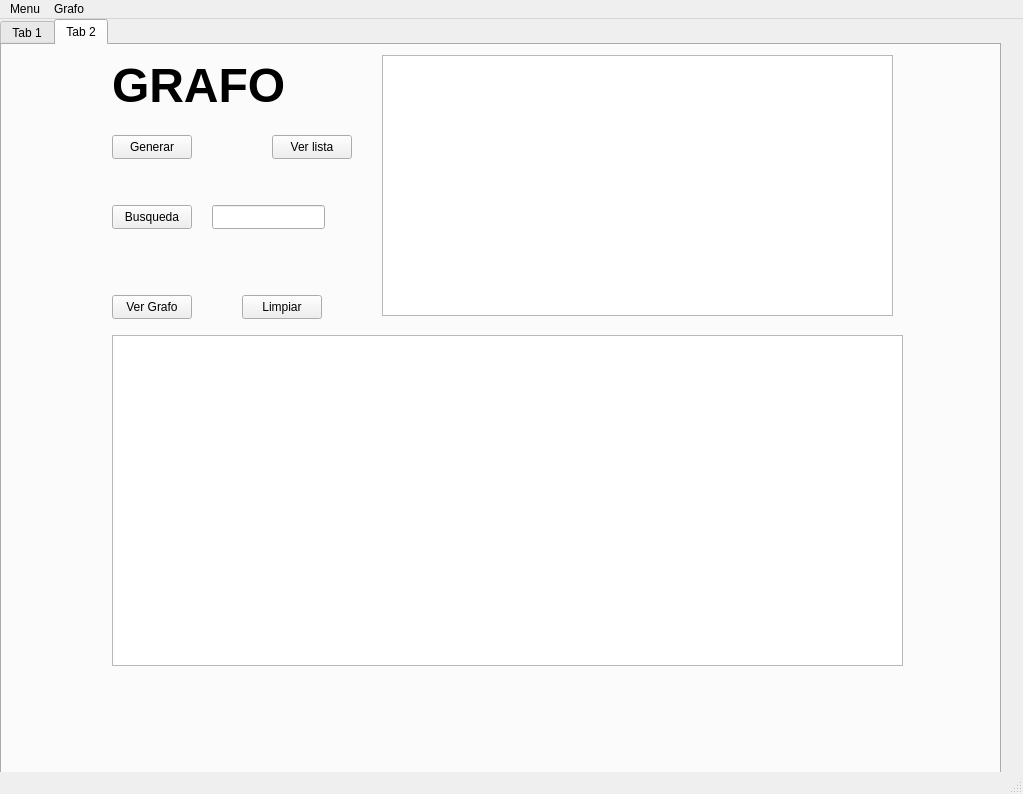
<?xml version="1.0" encoding="UTF-8"?>
<ui version="4.0">
 <class>MainWindow</class>
 <widget class="QMainWindow" name="MainWindow">
  <property name="geometry">
   <rect>
    <x>0</x>
    <y>0</y>
    <width>1023</width>
    <height>794</height>
   </rect>
  </property>
  <property name="windowTitle">
   <string>MainWindow</string>
  </property>
  <widget class="QWidget" name="centralwidget">
   <widget class="QTabWidget" name="tabWidget">
    <property name="geometry">
     <rect>
      <x>0</x>
      <y>0</y>
      <width>1001</width>
      <height>771</height>
     </rect>
    </property>
    <property name="currentIndex">
     <number>1</number>
    </property>
    <widget class="QWidget" name="tab">
     <attribute name="title">
      <string>Tab 1</string>
     </attribute>
     <widget class="QPushButton" name="buscarbtn">
      <property name="geometry">
       <rect>
        <x>880</x>
        <y>100</y>
        <width>80</width>
        <height>24</height>
       </rect>
      </property>
      <property name="text">
       <string>Buscar</string>
      </property>
     </widget>
     <widget class="QPushButton" name="btnUbicacion">
      <property name="geometry">
       <rect>
        <x>30</x>
        <y>350</y>
        <width>80</width>
        <height>24</height>
       </rect>
      </property>
      <property name="text">
       <string>Ubicacion</string>
      </property>
     </widget>
     <widget class="QLineEdit" name="lineEdit">
      <property name="geometry">
       <rect>
        <x>582</x>
        <y>100</y>
        <width>271</width>
        <height>24</height>
       </rect>
      </property>
     </widget>
     <widget class="QPushButton" name="btnLeer">
      <property name="geometry">
       <rect>
        <x>150</x>
        <y>350</y>
        <width>80</width>
        <height>24</height>
       </rect>
      </property>
      <property name="text">
       <string>Leer</string>
      </property>
     </widget>
     <widget class="QPushButton" name="btnMostrar">
      <property name="geometry">
       <rect>
        <x>700</x>
        <y>380</y>
        <width>80</width>
        <height>24</height>
       </rect>
      </property>
      <property name="text">
       <string>Mostrar</string>
      </property>
     </widget>
     <widget class="QPushButton" name="btnFuerza">
      <property name="geometry">
       <rect>
        <x>50</x>
        <y>500</y>
        <width>80</width>
        <height>24</height>
       </rect>
      </property>
      <property name="text">
       <string>Fuerza bruta</string>
      </property>
     </widget>
     <widget class="QPushButton" name="btnOrdenar">
      <property name="geometry">
       <rect>
        <x>370</x>
        <y>350</y>
        <width>131</width>
        <height>24</height>
       </rect>
      </property>
      <property name="text">
       <string>Ordenar ID</string>
      </property>
     </widget>
     <widget class="QPushButton" name="btnCoordenadas">
      <property name="geometry">
       <rect>
        <x>50</x>
        <y>460</y>
        <width>80</width>
        <height>24</height>
       </rect>
      </property>
      <property name="text">
       <string>Coordenadas</string>
      </property>
     </widget>
     <widget class="QFrame" name="frame">
      <property name="geometry">
       <rect>
        <x>30</x>
        <y>100</y>
        <width>467</width>
        <height>221</height>
       </rect>
      </property>
      <property name="frameShape">
       <enum>QFrame::StyledPanel</enum>
      </property>
      <property name="frameShadow">
       <enum>QFrame::Raised</enum>
      </property>
      <layout class="QGridLayout" name="gridLayout">
       <item row="4" column="3" colspan="2">
        <widget class="QLineEdit" name="txtPosY"/>
       </item>
       <item row="2" column="0">
        <widget class="QLabel" name="label_2">
         <property name="styleSheet">
          <string notr="true">color: rgb(0, 0, 0);</string>
         </property>
         <property name="text">
          <string>Posicion X</string>
         </property>
        </widget>
       </item>
       <item row="1" column="3">
        <widget class="QLineEdit" name="txtVoltaje"/>
       </item>
       <item row="1" column="0">
        <widget class="QLineEdit" name="txtId"/>
       </item>
       <item row="7" column="3">
        <widget class="QPushButton" name="btnGuardar">
         <property name="styleSheet">
          <string notr="true">background-color: rgb(255, 255, 255);
color: rgb(0, 0, 0);</string>
         </property>
         <property name="text">
          <string>GUARDAR AL INICIO</string>
         </property>
        </widget>
       </item>
       <item row="6" column="4">
        <widget class="QLineEdit" name="txtBlue"/>
       </item>
       <item row="3" column="0" rowspan="2">
        <widget class="QLineEdit" name="txtPosX"/>
       </item>
       <item row="6" column="1" colspan="2">
        <widget class="QLineEdit" name="txtGreen"/>
       </item>
       <item row="7" column="4">
        <widget class="QPushButton" name="btnGuardarFinal">
         <property name="text">
          <string>GUARDAR AL FINAL</string>
         </property>
        </widget>
       </item>
       <item row="0" column="3">
        <widget class="QLabel" name="label_5">
         <property name="styleSheet">
          <string notr="true">color: rgb(0, 0, 0);</string>
         </property>
         <property name="text">
          <string>Voltaje</string>
         </property>
        </widget>
       </item>
       <item row="5" column="0">
        <widget class="QLabel" name="label_3">
         <property name="styleSheet">
          <string notr="true">color: rgb(0, 0, 0);</string>
         </property>
         <property name="text">
          <string>RED</string>
         </property>
        </widget>
       </item>
       <item row="0" column="0">
        <widget class="QLabel" name="label">
         <property name="styleSheet">
          <string notr="true">color: rgb(0, 0, 0);</string>
         </property>
         <property name="text">
          <string>ID:</string>
         </property>
        </widget>
       </item>
       <item row="5" column="4">
        <widget class="QLabel" name="label_7">
         <property name="styleSheet">
          <string notr="true">color: rgb(0, 0, 0);</string>
         </property>
         <property name="text">
          <string>BLUE</string>
         </property>
        </widget>
       </item>
       <item row="6" column="0">
        <widget class="QLineEdit" name="txtRed"/>
       </item>
       <item row="5" column="1">
        <widget class="QLabel" name="label_4">
         <property name="styleSheet">
          <string notr="true">color: rgb(0, 0, 0);</string>
         </property>
         <property name="text">
          <string>GREEN</string>
         </property>
        </widget>
       </item>
       <item row="2" column="3" rowspan="2" colspan="2">
        <widget class="QLabel" name="label_6">
         <property name="styleSheet">
          <string notr="true">color: rgb(0, 0, 0);</string>
         </property>
         <property name="text">
          <string>Posicion Y</string>
         </property>
        </widget>
       </item>
      </layout>
     </widget>
     <widget class="QPushButton" name="btnEscribir">
      <property name="geometry">
       <rect>
        <x>260</x>
        <y>350</y>
        <width>80</width>
        <height>24</height>
       </rect>
      </property>
      <property name="text">
       <string>Escribir</string>
      </property>
     </widget>
     <widget class="QPushButton" name="btnVer">
      <property name="geometry">
       <rect>
        <x>50</x>
        <y>420</y>
        <width>80</width>
        <height>24</height>
       </rect>
      </property>
      <property name="text">
       <string>Ver</string>
      </property>
     </widget>
     <widget class="QPushButton" name="btnLimpiar">
      <property name="geometry">
       <rect>
        <x>860</x>
        <y>420</y>
        <width>80</width>
        <height>24</height>
       </rect>
      </property>
      <property name="text">
       <string>Limpiar</string>
      </property>
     </widget>
     <widget class="QPushButton" name="btnOrdenarVoltaje">
      <property name="geometry">
       <rect>
        <x>370</x>
        <y>380</y>
        <width>131</width>
        <height>24</height>
       </rect>
      </property>
      <property name="text">
       <string>Ordenar Voltaje</string>
      </property>
     </widget>
     <widget class="QGraphicsView" name="graphicsView">
      <property name="geometry">
       <rect>
        <x>150</x>
        <y>420</y>
        <width>701</width>
        <height>281</height>
       </rect>
      </property>
     </widget>
     <widget class="QLabel" name="label_8">
      <property name="enabled">
       <bool>false</bool>
      </property>
      <property name="geometry">
       <rect>
        <x>420</x>
        <y>20</y>
        <width>181</width>
        <height>81</height>
       </rect>
      </property>
      <property name="font">
       <font>
        <family>Gill Sans Ultra Bold Condensed</family>
        <pointsize>26</pointsize>
       </font>
      </property>
      <property name="layoutDirection">
       <enum>Qt::LeftToRight</enum>
      </property>
      <property name="styleSheet">
       <string notr="true">color: rgb(11, 19, 48);</string>
      </property>
      <property name="text">
       <string>NEURONAS</string>
      </property>
     </widget>
     <widget class="QTableWidget" name="tableWidget">
      <property name="geometry">
       <rect>
        <x>540</x>
        <y>140</y>
        <width>441</width>
        <height>221</height>
       </rect>
      </property>
     </widget>
    </widget>
    <widget class="QWidget" name="tap_Grafo">
     <attribute name="title">
      <string>Tab 2</string>
     </attribute>
     <widget class="QGraphicsView" name="viewGrafo">
      <property name="geometry">
       <rect>
        <x>110</x>
        <y>290</y>
        <width>791</width>
        <height>331</height>
       </rect>
      </property>
     </widget>
     <widget class="QLabel" name="label_9">
      <property name="geometry">
       <rect>
        <x>110</x>
        <y>20</y>
        <width>191</width>
        <height>41</height>
       </rect>
      </property>
      <property name="font">
       <font>
        <pointsize>36</pointsize>
        <bold>true</bold>
       </font>
      </property>
      <property name="text">
       <string>GRAFO</string>
      </property>
     </widget>
     <widget class="QPushButton" name="VerLista">
      <property name="geometry">
       <rect>
        <x>270</x>
        <y>90</y>
        <width>80</width>
        <height>24</height>
       </rect>
      </property>
      <property name="text">
       <string>Ver lista</string>
      </property>
     </widget>
     <widget class="QPushButton" name="verGrafo">
      <property name="geometry">
       <rect>
        <x>110</x>
        <y>250</y>
        <width>80</width>
        <height>24</height>
       </rect>
      </property>
      <property name="text">
       <string>Ver Grafo</string>
      </property>
     </widget>
     <widget class="QPushButton" name="limpiarGrafo">
      <property name="geometry">
       <rect>
        <x>240</x>
        <y>250</y>
        <width>80</width>
        <height>24</height>
       </rect>
      </property>
      <property name="text">
       <string>Limpiar</string>
      </property>
     </widget>
     <widget class="QPlainTextEdit" name="txtListaAdyacencia">
      <property name="geometry">
       <rect>
        <x>380</x>
        <y>10</y>
        <width>511</width>
        <height>261</height>
       </rect>
      </property>
     </widget>
     <widget class="QPushButton" name="generarGrafo">
      <property name="geometry">
       <rect>
        <x>110</x>
        <y>90</y>
        <width>80</width>
        <height>24</height>
       </rect>
      </property>
      <property name="text">
       <string>Generar</string>
      </property>
     </widget>
     <widget class="QPushButton" name="btnBusqueda">
      <property name="geometry">
       <rect>
        <x>110</x>
        <y>160</y>
        <width>80</width>
        <height>24</height>
       </rect>
      </property>
      <property name="text">
       <string>Busqueda</string>
      </property>
     </widget>
     <widget class="QLineEdit" name="txtBusqueda">
      <property name="geometry">
       <rect>
        <x>210</x>
        <y>160</y>
        <width>113</width>
        <height>24</height>
       </rect>
      </property>
     </widget>
    </widget>
   </widget>
  </widget>
  <widget class="QMenuBar" name="menubar">
   <property name="geometry">
    <rect>
     <x>0</x>
     <y>0</y>
     <width>1023</width>
     <height>21</height>
    </rect>
   </property>
   <widget class="QMenu" name="menuMenu">
    <property name="title">
     <string>Menu</string>
    </property>
    <addaction name="separator"/>
    <addaction name="actionOpen"/>
    <addaction name="actionguardar"/>
   </widget>
   <widget class="QMenu" name="menuGrafo">
    <property name="title">
     <string>Grafo</string>
    </property>
   </widget>
   <addaction name="menuMenu"/>
   <addaction name="menuGrafo"/>
  </widget>
  <widget class="QStatusBar" name="statusbar"/>
  <action name="actionOpen">
   <property name="text">
    <string>open</string>
   </property>
  </action>
  <action name="actionClose">
   <property name="text">
    <string>Close</string>
   </property>
  </action>
  <action name="actionguardar">
   <property name="text">
    <string>guardar</string>
   </property>
  </action>
 </widget>
 <resources/>
 <connections/>
</ui>
